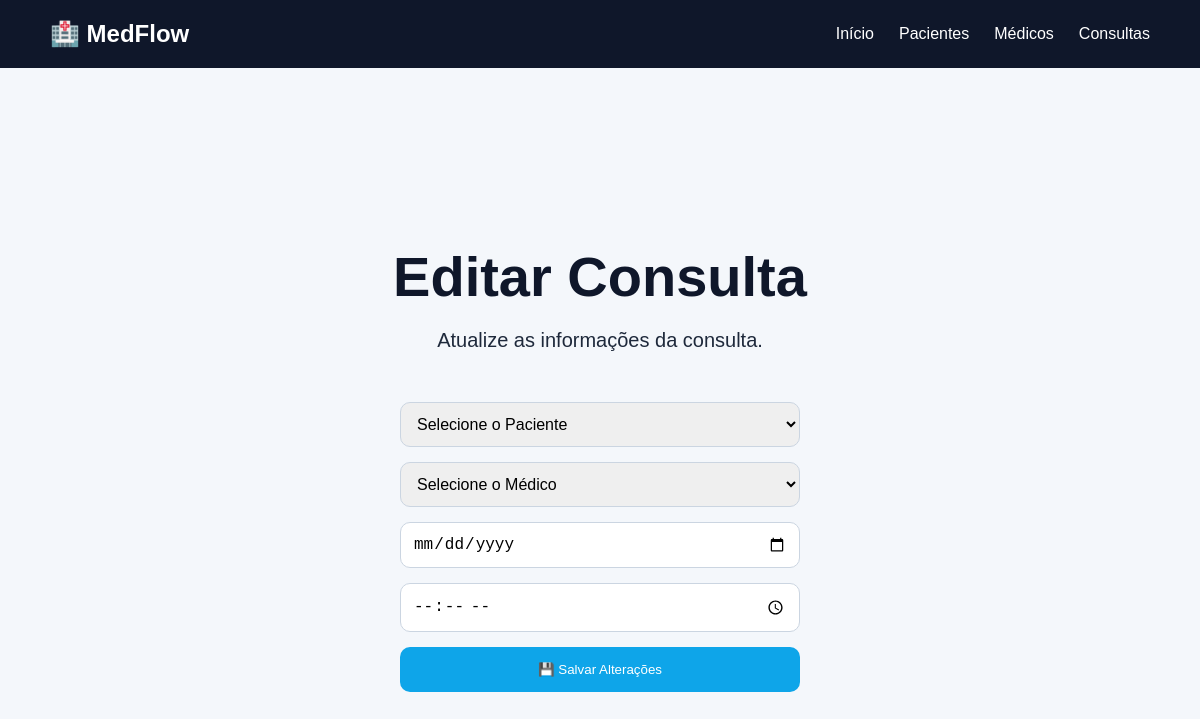
Before: /editar-consulta/9 with the older database file.
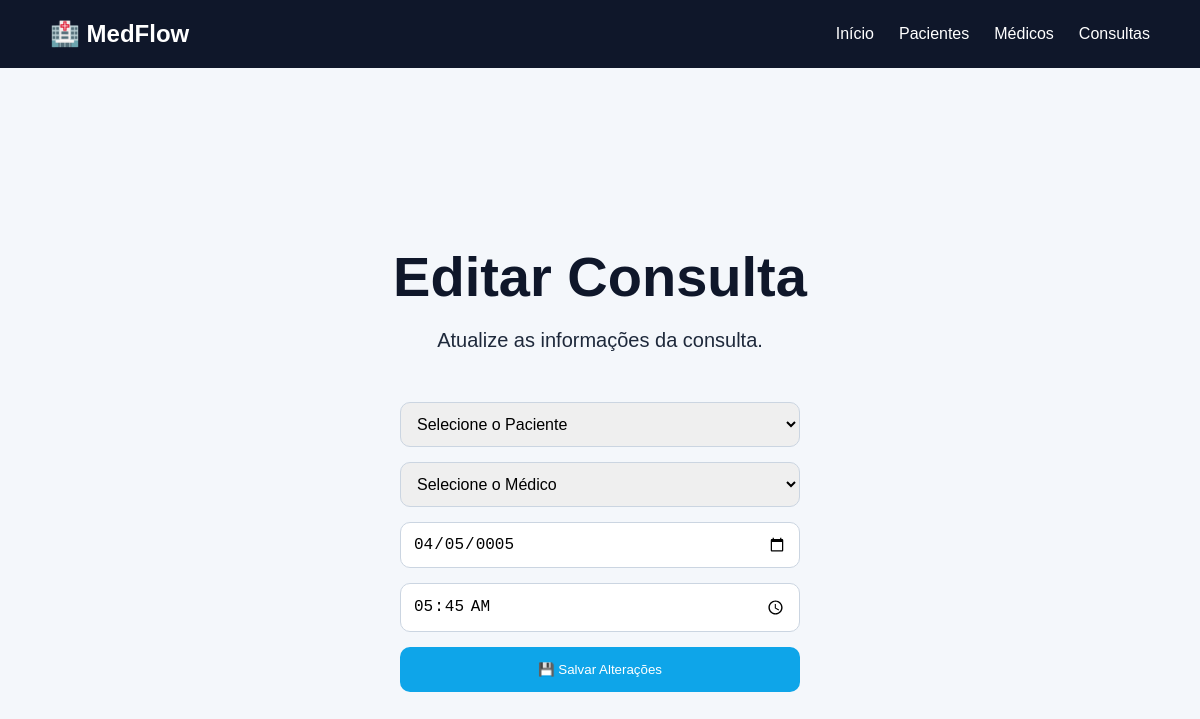
After: the same page with the newer database file.
### tables this page shows
CREATE TABLE consultas (
                   id INTEGER PRIMARY KEY AUTOINCREMENT,
                   paciente_id INTEGER NOT NULL,
                   medico_id INTEGER NOT NULL,
                   data TEXT NOT NULL,
                   hora TEXT NOT NULL,
                   FOREIGN KEY (paciente_id) REFERENCES pacientes(id),
                   FOREIGN KEY (medico_id) REFERENCES medicos(id)
                   );

### app.py (the view, shortened to what this page needs)
@app.route("/editar-consulta/<int:id>", methods=["GET", "POST"])
def editar_consulta(id):
    conexao = conectar()
    cursor = conexao.cursor()
    cursor.execute("SELECT * FROM consultas WHERE id = ?", (id,))
    consulta = cursor.fetchone()
    cursor.execute("SELECT id, nome FROM pacientes")
    pacientes = cursor.fetchall()
    cursor.execute("SELECT id, nome, especialidade FROM medicos")
    medicos = cursor.fetchall()
    conexao.close()
    return render_template(
        "editar_consulta.html",
        consulta=consulta,
        pacientes=pacientes,
        medicos=medicos
    )

### database/conexao.py (called while the page is built)
def conectar():
    conexao = sqlite3.connect('medflow.db')
    return conexao

### templates/editar_consulta.html (shortened to what this page needs)
<!DOCTYPE html>
<html lang="pt-br">
<head>
    <link rel="stylesheet" href="{{ url_for('static', filename='css/style.css') }}">
</head>
<body>
    <nav class="navbar">
        <div class="logo">🏥 MedFlow</div>
        <div class="menu">
            <a href="/">Início</a>
            <a href="/pacientes">Pacientes</a>
            <a href="/medicos">Médicos</a>
            <a href="/consultas">Consultas</a>
        </div>
    </nav>
    <section class="hero">
        <h1>Editar Consulta</h1>
        <p>Atualize as informações da consulta.</p>
    <form method="POST" class="formulario">
    <select name="paciente_id">
    <option value="">
        Selecione o Paciente
    </option>
    </select>
           <select name="medico_id">
    <option value="">
        Selecione o Médico
    </option>
</select>
            <input type="date" name="data" value="{{ consulta[3] }}">
            <input type="time" name="hora" value="{{ consulta[4] }}">
            <button type="submit" class="btn">
                 💾 Salvar Alterações
            </button>
        </form>
    </section>
</body>
</html>

Changed rows visible on the page:
added consultas: data "04/05/0005", hora "05:45"
